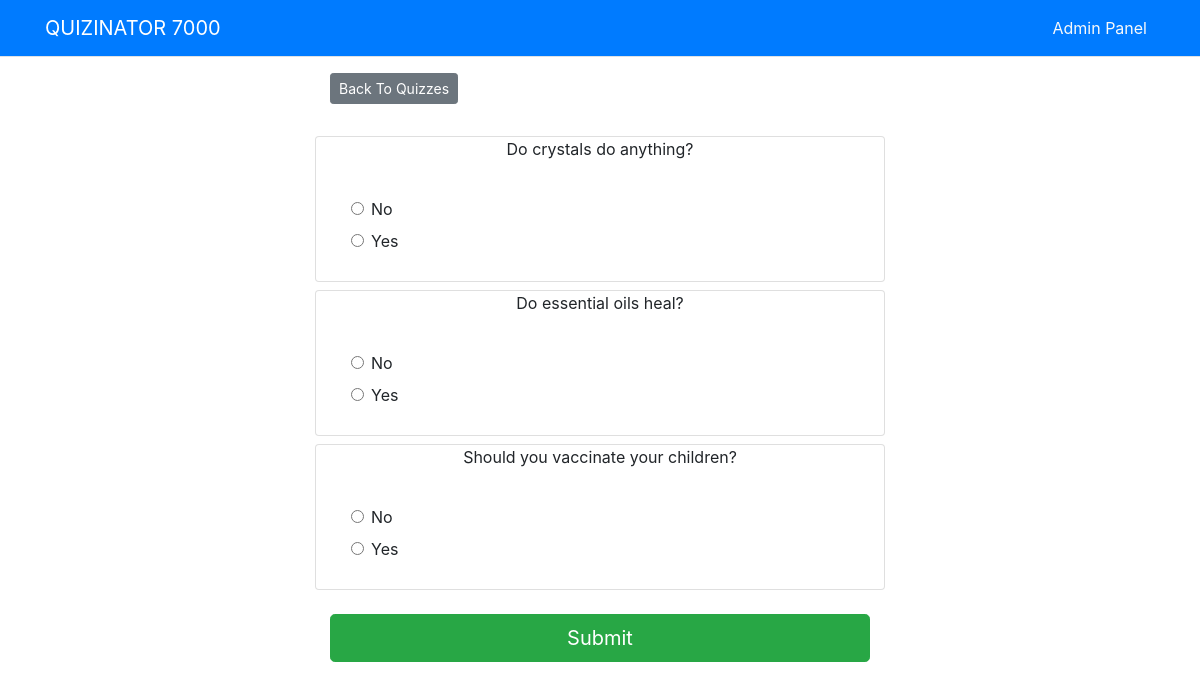
The page /quizzes/1/ on the database its author committed.
### quizzes/models.py (models this page shows, shortened)
class Question(models.Model):
    question_text = models.CharField(max_length=200)
    test = models.ForeignKey(Test, on_delete=models.CASCADE)
    total_votes = models.IntegerField(default=0)
    pub_date = models.DateTimeField('date published')

class Choice(models.Model):
    question = models.ForeignKey(Question, on_delete=models.CASCADE)
    test = models.ForeignKey(Test, on_delete=models.CASCADE)
    choice_text = models.CharField(max_length=200)
    vote_percent = models.IntegerField(default=0)
    votes = models.IntegerField(default=0)
    isCorrect = models.BooleanField(default=False)

### quizzes/views.py (the view)
# urls.py: path('<int:test_id>/', views.detail, name='detail'),
def detail(request, test_id):
    try:
        test = Test.objects.get(pk=test_id)
    except Test.DoesNotExist:
        raise Http404("Quiz was not found...")
    return render(request, 'quizzes/detail.html', {'test': test})

### templates/quizzes/detail.html (shortened to what this page needs)
{% extends 'base.html' %}
{% block content %}
<a class="btn btn-secondary btn-sm mb-3" href="{% url 'quizzes:index' %}">Back To Quizzes</a>
<form action="{% url 'quizzes:vote' test.id %}" method="post">
	{% for question in test.question_set.all %}
	<div id={{ question.id }} class="row card mb-2">
		<div class="col-12">
			<p class="text-center mb-3">{{ question.question_text }}</p>
			<div class="row card-body">
				<div class="col-12">
					{% for choice in question.choice_set.all %}
					<div class="row">
						<div class="col-12">
							<div class="form-check">
								<input
									type="radio"
									name={{ question.id }}
									class="form-check-input"
									id="choice{{ forloop.counter }}"
									value="{{ choice.id }}"
								/>
								<label for="choice{{ forloop.counter }}">{{ choice.choice_text }}</label
								>
							</div>
						</div>
					</div>
					{% endfor %}
				</div>
			</div>
		</div>
	</div>
	{% endfor %}
	<input type="submit" value="Submit" class="btn btn-success btn-lg btn-block mt-4" />
</form>
{% endblock %}

### rows shown on the page
Question: question_text "Do crystals do anything?"
Choice: choice_text "No"
Choice: choice_text "Yes"
Question: question_text "Do essential oils heal?"
Choice: choice_text "No"
Choice: choice_text "Yes"
Question: question_text "Should you vaccinate your children?"
Choice: choice_text "No"
Choice: choice_text "Yes"
